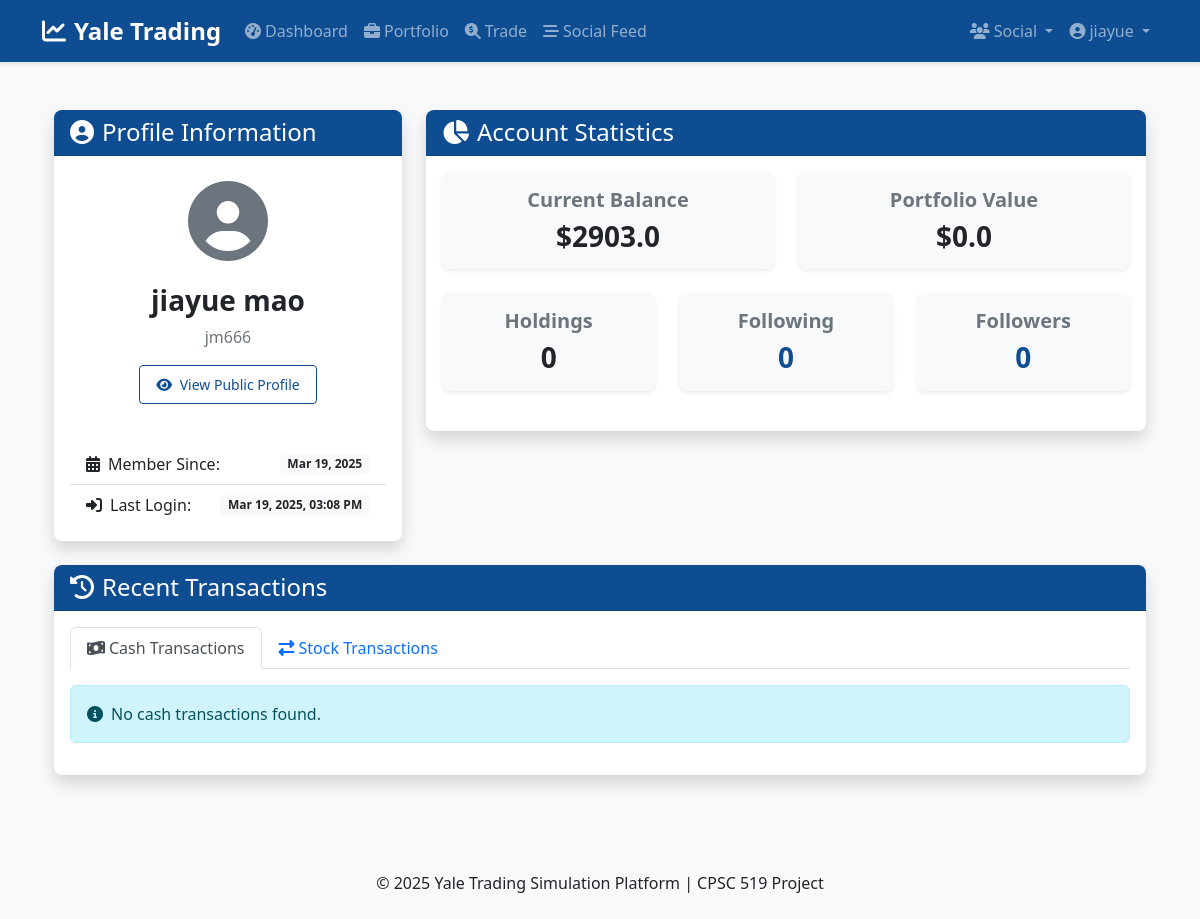
The app's page /profile (signed in), older data.
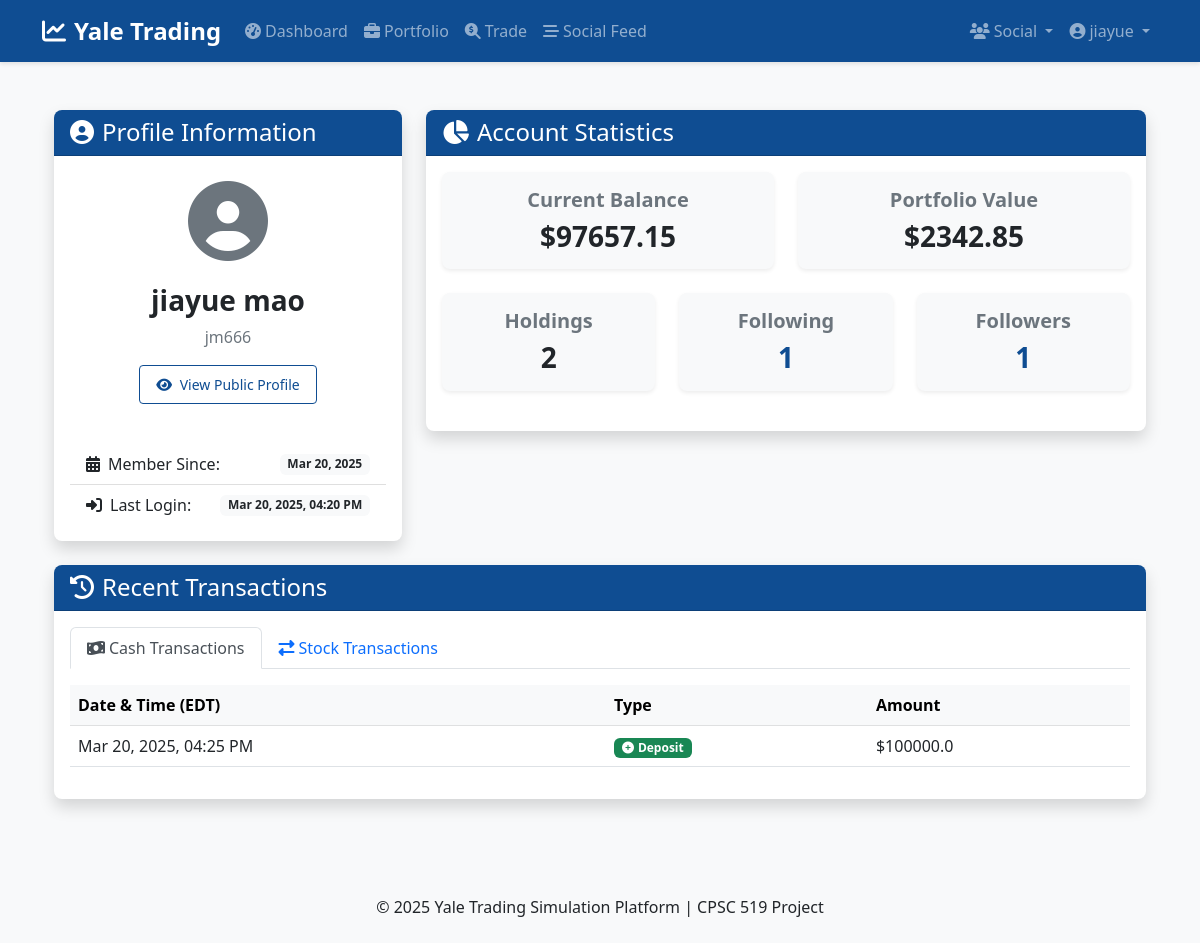
The same page, newer data.
### app/models/user.py (models this page shows, shortened)
class User(db.Model, UserMixin):
    id = db.Column(db.Integer, primary_key=True)
    net_id = db.Column(db.String(20), unique=True, nullable=False)
    password_hash = db.Column(db.String(128), nullable=False)
    first_name = db.Column(db.String(50), nullable=False)
    last_name = db.Column(db.String(50), nullable=False)
    balance = db.Column(db.Float, default=0.0)
    created_at_edt = db.Column(db.DateTime, default=datetime.now(zoneinfo.ZoneInfo("America/New_York")))
    last_login_edt = db.Column(db.DateTime, default=datetime.now(zoneinfo.ZoneInfo("America/New_York")))
    is_active = db.Column(db.Boolean, default=True)
    portfolio = db.relationship('StockHolding', backref='user', lazy=True)
    transactions = db.relationship('Transaction', backref='user', lazy=True)
    cash_transactions = db.relationship('CashTransaction', backref='user', lazy=True)
    posts = db.relationship('TradingPost', backref='author', lazy=True)
    comments = db.relationship('Comment', backref='author', lazy=True)
    followed = db.relationship(
        'User', secondary=followers,
        primaryjoin=(followers.c.follower_id == id),
        secondaryjoin=(followers.c.followed_id == id),
        backref=db.backref('followers', lazy='dynamic'), lazy='dynamic'
    )
    def get_portfolio_value(self):
        total_value = 0.0
        for holding in self.portfolio:
            total_value += holding.quantity * holding.current_price
        return total_value

### app/models/stock.py (models this page shows, shortened)
class StockHolding(db.Model):
    id = db.Column(db.Integer, primary_key=True)
    user_id = db.Column(db.Integer, db.ForeignKey('user.id'), nullable=False)
    ticker = db.Column(db.String(10), nullable=False)
    company_name = db.Column(db.String(100), nullable=False)
    quantity = db.Column(db.Float, nullable=False, default=0)
    average_buy_price = db.Column(db.Float, nullable=False)
    current_price = db.Column(db.Float, nullable=False)
    last_updated = db.Column(db.DateTime, default=datetime.now(zoneinfo.ZoneInfo("America/New_York")),
                            onupdate=datetime.now(zoneinfo.ZoneInfo("America/New_York")))

class CashTransaction(db.Model):
    id = db.Column(db.Integer, primary_key=True)
    user_id = db.Column(db.Integer, db.ForeignKey('user.id'), nullable=False)
    transaction_type = db.Column(db.String(10), nullable=False)  # 'deposit' or 'withdraw'
    amount = db.Column(db.Float, nullable=False)
    timestamp = db.Column(db.DateTime, default=datetime.now(zoneinfo.ZoneInfo("America/New_York")))

### app/controllers/auth.py (the view)
@auth_bp.route('/profile', methods=['GET'])
@login_required
def profile():
    return render_template('auth/profile.html', title='My Profile')

### app/models/user.py (called while the page is built)
@login_manager.user_loader
def load_user(user_id):
    return User.query.get(int(user_id))

### app/templates/auth/profile.html (shortened to what the changed rows need)
{% extends "layout.html" %}
{% block content %}
<div class="container py-4">
    <div class="row">
        <div class="col-lg-4 mb-4">
            <div class="card shadow">
                <div class="card-header bg-primary text-white">
                    <h2 class="h4 mb-0"><i class="fas fa-user-circle me-2"></i>Profile Information</h2>
                </div>
                <div class="card-body">
                    <div class="text-center mb-4">
                        <div class="display-1 text-muted mb-3">
                            <i class="fas fa-user-circle"></i>
                        </div>
                        <h3>{{ current_user.first_name }} {{ current_user.last_name }}</h3>
                        <p class="text-muted">{{ current_user.net_id }}</p>
                        <a href="{{ url_for('social.user_profile', user_id=current_user.id) }}" class="btn btn-sm btn-outline-primary mb-3">
                            <i class="fas fa-eye me-1"></i> View Public Profile
                        </a>
                    </div>
                    <div class="list-group list-group-flush">
                        <div class="list-group-item d-flex justify-content-between align-items-center">
                            <span><i class="fas fa-calendar-alt me-2"></i>Member Since:</span>
                            <span class="badge bg-light text-dark">{{ current_user.created_at_edt.strftime('%b %d, %Y') }}</span>
                        </div>
                        <div class="list-group-item d-flex justify-content-between align-items-center">
                            <span><i class="fas fa-sign-in-alt me-2"></i>Last Login:</span>
                            <span class="badge bg-light text-dark">{{ current_user.last_login_edt.strftime('%b %d, %Y, %I:%M %p') }}</span>
                        </div>
                    </div>
                </div>
            </div>
        </div>
        <div class="col-lg-8 mb-4">
            <div class="card shadow">
                <div class="card-header bg-primary text-white">
                    <h2 class="h4 mb-0"><i class="fas fa-chart-pie me-2"></i>Account Statistics</h2>
                </div>
                <div class="card-body">
                    <div class="row">
                        <div class="col-md-6 mb-4">
                            <div class="card bg-light">
                                <div class="card-body text-center">
                                    <h5 class="text-muted">Current Balance</h5>
                                    <h3 class="mb-0">${{ current_user.balance|round(2) }}</h3>
                                </div>
                            </div>
                        </div>
                        <div class="col-md-6 mb-4">
                            <div class="card bg-light">
                                <div class="card-body text-center">
                                    <h5 class="text-muted">Portfolio Value</h5>
                                    <h3 class="mb-0">${{ current_user.get_portfolio_value()|round(2) }}</h3>
                                </div>
                            </div>
                        </div>
                    </div>
                    <div class="row">
                        <div class="col-md-4 mb-4">
                            <div class="card bg-light">
                                <div class="card-body text-center">
                                    <h5 class="text-muted">Holdings</h5>
                                    <h3 class="mb-0">{{ current_user.portfolio|length }}</h3>
                                </div>
                            </div>
                        </div>
                        <div class="col-md-4 mb-4">
                            <a href="{{ url_for('social.following') }}" class="text-decoration-none">
                                <div class="card bg-light">
                                    <div class="card-body text-center">
                                        <h5 class="text-muted">Following</h5>
                                        <h3 class="mb-0">{{ current_user.followed.count() }}</h3>
                                    </div>
                                </div>
                            </a>
                        </div>
                        <div class="col-md-4 mb-4">
                            <a href="{{ url_for('social.followers') }}" class="text-decoration-none">
                                <div class="card bg-light">
                                    <div class="card-body text-center">
                                        <h5 class="text-muted">Followers</h5>
                                        <h3 class="mb-0">{{ current_user.followers.count() }}</h3>
                                    </div>
                                </div>
                            </a>
                        </div>
                    </div>
                </div>
            </div>
        </div>
    </div>
    <div class="row">
        <div class="col-12">
            <div class="card shadow">
                <div class="card-header bg-primary text-white">
                    <h2 class="h4 mb-0"><i class="fas fa-history me-2"></i>Recent Transactions</h2>
                </div>
                <div class="card-body">
                    <div class="tab-content" id="transactionTabsContent">
                        <div class="tab-pane fade show active" id="cash" role="tabpanel" aria-labelledby="cash-tab">
                            {% if current_user.cash_transactions %}
                                <div class="table-responsive">
                                    <table class="table table-hover">
                                        <thead class="table-light">
                                            <tr>
                                                <th>Date & Time (EDT)</th>
                                                <th>Type</th>
                                                <th>Amount</th>
                                            </tr>
                                        </thead>
                                        <tbody>
                                            {% for transaction in current_user.cash_transactions|sort(attribute='timestamp', reverse=true) %}
                                                {% if loop.index <= 10 %}
                                                <tr>
                                                    <td>{{ transaction.timestamp.strftime('%b %d, %Y, %I:%M %p') }}</td>
                                                    <td>
                                                        {% if transaction.transaction_type == 'deposit' %}
                                                            <span class="badge bg-success"><i class="fas fa-plus-circle me-1"></i>Deposit</span>
                                                        {% else %}
                                                            <span class="badge bg-warning text-dark"><i class="fas fa-minus-circle me-1"></i>Withdrawal</span>
                                                        {% endif %}
                                                    </td>
                                                    <td>${{ transaction.amount|round(2) }}</td>
                                                </tr>
                                                {% endif %}
                                            {% endfor %}
                                        </tbody>
                                    </table>
                                </div>
                            {% else %}
                                <div class="alert alert-info">
                                    <i class="fas fa-info-circle me-2"></i>No cash transactions found.
                                </div>
                            {% endif %}
                        </div>
                    </div>
                </div>
            </div>
        </div>
    </div>
</div>
{% endblock %}

### app/templates/layout.html (shortened to what this page needs)
<!DOCTYPE html>
<html lang="en">
<head>
    <link href="https://cdn.jsdelivr.net/npm/bootstrap@5.2.3/dist/css/bootstrap.min.css" rel="stylesheet">
    <link rel="stylesheet" href="https://cdnjs.cloudflare.com/ajax/libs/font-awesome/6.3.0/css/all.min.css">
    <link rel="stylesheet" href="{{ url_for('static', filename='css/main.css') }}">
</head>
<body>
    <header>
        <nav class="navbar navbar-expand-lg navbar-dark bg-primary">
            <div class="container">
                <a class="navbar-brand" href="{{ url_for('main.home') }}">
                    <i class="fas fa-chart-line me-2"></i>Yale Trading
                </a>
                <div class="collapse navbar-collapse" id="navbarNav">
                    <ul class="navbar-nav me-auto">
                        {% if current_user.is_authenticated %}
                            <li class="nav-item">
                                <a class="nav-link" href="{{ url_for('main.dashboard') }}">
                                    <i class="fas fa-tachometer-alt me-1"></i>Dashboard
                                </a>
                            </li>
                            <li class="nav-item">
                                <a class="nav-link" href="{{ url_for('trading.portfolio') }}">
                                    <i class="fas fa-briefcase me-1"></i>Portfolio
                                </a>
                            </li>
                            <li class="nav-item">
                                <a class="nav-link" href="{{ url_for('trading.stock_search') }}">
                                    <i class="fas fa-search-dollar me-1"></i>Trade
                                </a>
                            </li>
                            <li class="nav-item">
                                <a class="nav-link" href="{{ url_for('social.feed') }}">
                                    <i class="fas fa-stream me-1"></i>Social Feed
                                </a>
                            </li>
                        {% endif %}
                    </ul>
                    <ul class="navbar-nav">
                        {% if current_user.is_authenticated %}
                            <li class="nav-item dropdown">
                                <a class="nav-link dropdown-toggle" href="#" id="socialDropdown" role="button" data-bs-toggle="dropdown">
                                    <i class="fas fa-users me-1"></i>Social
                                </a>
                            </li>
                            <li class="nav-item dropdown">
                                <a class="nav-link dropdown-toggle" href="#" id="userDropdown" role="button" data-bs-toggle="dropdown">
                                    <i class="fas fa-user-circle me-1"></i>{{ current_user.first_name }}
                                </a>
                            </li>
                        {% endif %}
                    </ul>
                </div>
            </div>
        </nav>
    </header>
    <main class="container mt-4 mb-5">
        {% block content %}{% endblock %}
    </main>
    <footer class="bg-light py-4 mt-auto">
        <div class="container text-center">
            <p class="mb-0">&copy; {{ now.year }} Yale Trading Simulation Platform | CPSC 519 Project</p>
        </div>
    </footer>
</body>
</html>

Row changes from the older to the newer data that the page shows:
changed User "jiayue": created_at_edt "Mar 19, 2025" → "Mar 20, 2025"; last_login_edt "Mar 19, 2025, 03:08 PM" → "Mar 20, 2025, 04:20 PM"; balance "2903.0" → "97657.15"
added StockHolding: get_portfolio_value "2342.85"
now on this page (row edited): CashTransaction: transaction_type "deposit" (drawn)
Text that changed along with them:
{{ current_user.portfolio|length }}: "0" → "2"
{{ current_user.followed.count() }}: "0" → "1"
{{ current_user.followers.count() }}: "0" → "1"
{{ current_user.get_portfolio_value()|round(2) }}: "0.0" → (not shown)
text no longer shown: "No cash transactions found."
text now shown: "Date & Time (EDT) Type Amount"
